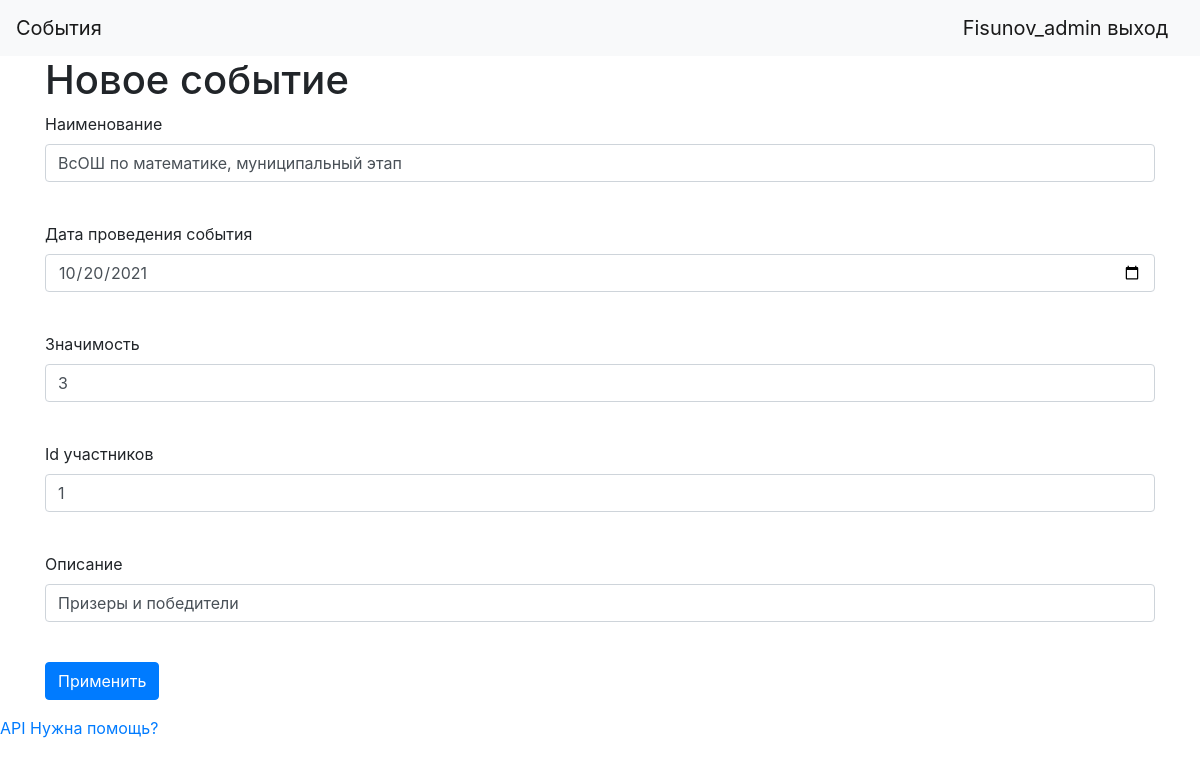
The app's page /edit_event/10 (signed in) with its own data.
### data/users.py (models this page shows, shortened)
class User(SqlAlchemyBase, UserMixin):
    __tablename__ = 'users'
    id = sqlalchemy.Column(sqlalchemy.Integer, primary_key=True, autoincrement=True)
    name = sqlalchemy.Column(sqlalchemy.String, nullable=True)
    about = sqlalchemy.Column(sqlalchemy.String, nullable=True)
    email = sqlalchemy.Column(sqlalchemy.String, index=True, unique=True, nullable=True)
    role = sqlalchemy.Column(sqlalchemy.Integer)
    hashed_password = sqlalchemy.Column(sqlalchemy.String, nullable=True)
    cart = sqlalchemy.Column(sqlalchemy.String, default="{}")
    balance = sqlalchemy.Column(sqlalchemy.Integer, default=0)
    created_date = sqlalchemy.Column(sqlalchemy.DateTime, default=datetime.datetime.now)

### data/events.py (models this page shows, shortened)
class Events(SqlAlchemyBase, SerializerMixin):
    __tablename__ = 'events'
    id = sqlalchemy.Column(sqlalchemy.Integer, primary_key=True, autoincrement=True)
    event_name = sqlalchemy.Column(sqlalchemy.String)
    event_date = sqlalchemy.Column(sqlalchemy.Date, default="2020-10-10")
    event_add_date = sqlalchemy.Column(sqlalchemy.DateTime, default=datetime.datetime.now)
    author_id = sqlalchemy.Column(sqlalchemy.Integer, sqlalchemy.ForeignKey("users.id"))
    author = orm.relationship('User', foreign_keys="Events.author_id", backref="events")
    value = sqlalchemy.Column(sqlalchemy.Integer, default=1)
    ids = sqlalchemy.Column(sqlalchemy.String, default="[]")
    annotation = sqlalchemy.Column(sqlalchemy.String)

### main.py (the view, shortened to what this page needs)
@app.route('/edit_event/<int:id>', methods=['GET', 'POST'])
@login_required
def edit_event(id):
    form = EventsForm()
    if request.method == "GET":
        db_sess = db_session.create_session()
        events = db_sess.query(Events).filter((Events.id == id),
                                ((Events.author == current_user) | (current_user.id in super_admins_ids))).first()
        if events:
            form.event_name.data = events.event_name
            form.event_date.data = events.event_date
            form.value.data = events.value
            form.ids.data = str(events.ids)[1:-1]
            form.annotation.data = events.annotation
        else:
            abort(404)
    return render_template('events.html', title='Редактирование события', form=form)

### forms/event.py
class EventsForm(FlaskForm):
    event_name = StringField("Наименование", validators=[DataRequired()])
    event_date = DateField("Дата проведения события")
    value = IntegerField("Значимость")
    ids = StringField("Id участников")
    annotation = StringField("Описание")
    submit = SubmitField('Применить')

### data/db_session.py (called while the page is built)
def create_session() -> Session:
    global __factory
    return __factory()

### main.py (called while the page is built)
@login_manager.user_loader
def load_user(user_id):
    db_sess = db_session.create_session()
    return db_sess.query(User).get(user_id)

### templates/events.html (shortened to what this page needs)
{% extends "base.html" %}
{% block content %}
<h1>Новое событие</h1>
<form action="" method="post" enctype="multipart/form-data">
    <p>
        {{ form.event_name.label }}<br>
        {{ form.event_name(class="form-control") }}<br>
    </p>
    <p>
        {{ form.event_date.label }}<br>
        {{ form.event_date(class="form-control") }}<br>
    </p>
    <p>
        {{ form.value.label }}<br>
        {{ form.value(class="form-control") }}<br>
    </p>
    <p>
        {{ form.ids.label }}<br>
        {{ form.ids(class="form-control") }}<br>
    </p>
    <p>
        {{ form.annotation.label }}<br>
        {{ form.annotation(class="form-control") }}<br>
    </p>
    <p>{{ form.submit(type="submit", class="btn btn-primary") }}</p>
</form>
{% endblock %}

### templates/base.html (shortened to what this page needs)
<!doctype html>
<html lang="en">
<head>
    <link rel="stylesheet" href="https://stackpath.bootstrapcdn.com/bootstrap/4.4.1/css/bootstrap.min.css">
</head>
  <body>
    <header>
        <nav class="navbar navbar-light bg-light">
        <a class="navbar-brand" href="/main">События</a>
        {% if current_user.is_authenticated %}
            <a class="navbar-brand" href="/logout">{{ current_user.name }} выход</a>
        {% else %}
            <p>
                <a class="btn btn-primary " href="/register">Зарегистрироваться</a>
                <a class="btn btn-success" href="/login">Войти</a>
            </p>
        {% endif %}
    </nav>
    </header>
    <main role="main" class="container">
        {% block content %}{% endblock %}
    </main>
    <a href="/api">API</a>
    <a href="/support">Нужна помощь?</a>
  </body>
</html>

### records on screen
User: name "Fisunov_admin"
Events: event_name "ВсОШ по математике, муниципальный этап", event_date "10/20/2021", value "3", ids "1", annotation "Призеры и победители"
